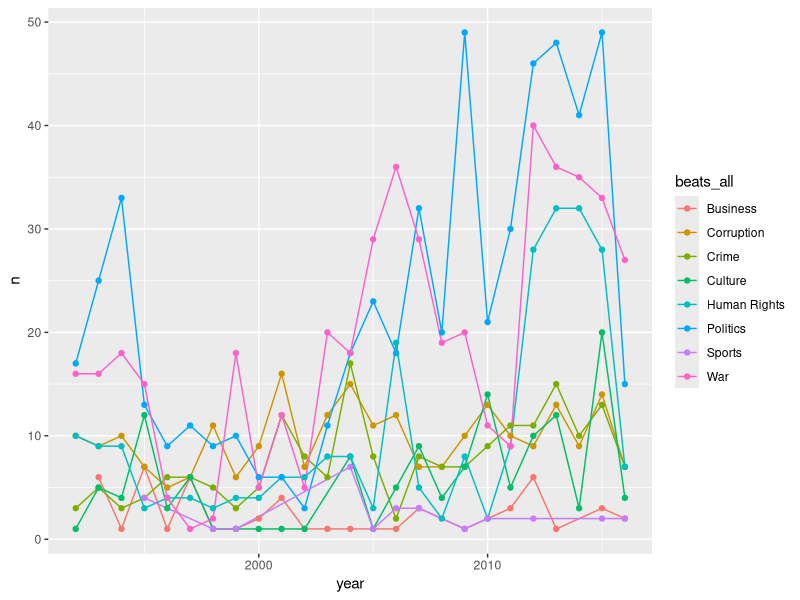
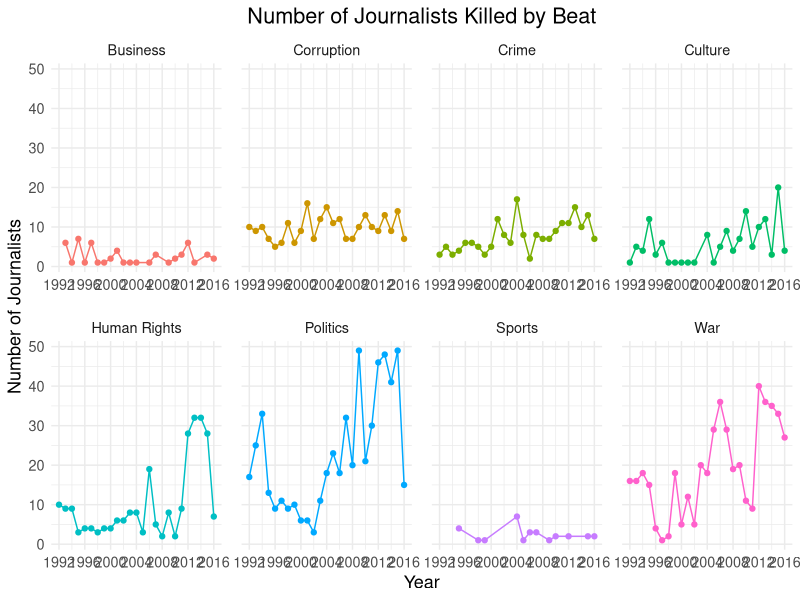

Source code (R) for these figures, in order: (Note: this script raises an error after producing the figures.)
# Class Project: Group Data Carpentry & Visualization Project
# Yujin Kim & Kelsey Whipple

library(tidyverse)
library(ggplot2)
library(mapproj)

death <- read.csv("cpj.csv")
str(death)

colnames(death)
summary(death)

#' Data have many problems... 
#'a) date formats are mixed
#'b) coverage is a mess.. because it has multiple coverage in one column

df <- death %>% select(Date, Organization,Country_killed, Nationality, Coverage)
head(df)
str(df)

colnames(df) <- c("date","organization","country_killed","nationality","beat")

# a) trimming date; we need only year 
summary(df$date)

# first, we tried a) as.Date() transform and extract years only, and b) use regular expression and detect 4 digits => both failed 
# remove all (special) characters except for(^) Alphabet, numbers, and space
df$date_clean <- str_replace_all(df$date, "[[^a-zA-Z0-9 ]]", "")

# function to find out substring of the last 4 digit
substrRight <- function(x, n){
  substr(x, nchar(x)-n+1, nchar(x))
}

# extract year (the last 4 digits from the right) 
df$year <- substrRight(as.character(df$date_clean), 4)
df$year <- as.integer(df$year) # transform into integers (characters automatically into NAs)
summary(df$year)


# b) make a tidy 'beat' (coverage)
summary(df$beat)

# maximum beats in one column --> 7

split_beat <- strsplit(as.character(df$beat), ", ", fixed = TRUE)

# create each column containing one beat

for (i in 1:7) {
  n <- sapply(split_beat, "[", i)
  df[,paste0("b",i)] <- n
}

b8 <- sapply(split_beat, "[", 8) # in case of omission
unique(b8) # NA

# create long format with beats + country_killed by year
beats_long <- df %>% gather(key, value = "beats_all" ,8:14) 

long <- beats_long %>% select(year, beats_all, country_killed)

# select only beats with year
year_beats <- long %>% group_by(year) %>% count(beats_all) %>% na.omit()

# # of Journalist killed by coverages (One journalist can cover multiple items)
ggplot(year_beats, aes(x=year, y=n, color=beats_all)) + geom_line() +  geom_point()

ggplot(year_beats, aes(x=year, y=n, color=beats_all)) + geom_line() +  geom_point() + 
  facet_wrap(~beats_all, ncol=4, scales='free_x') +
  ggtitle("Number of Journalists Killed by Beat") +
  xlab("Year") +
  ylab("Number of Journalists") +
  theme_minimal() +
  theme(legend.position="none", text = element_text(size=13), panel.spacing = unit(1, "lines")) +
  scale_x_continuous(limits=c(1992,2016), breaks=c(1992,1996,2000,2004,2008,2012,2016)) + 
  theme(plot.title = element_text(hjust = 0.5))

# area chart
year_beats <- year_beats[order(year_beats$beats_all, decreasing=T) , ]
year_beats <- year_beats %>% group_by(year) %>% arrange(desc(beats_all))

unique(year_beats$beats_all)

year_beats %>% group_by(beats_all) %>% tally() %>% arrange(-nn) %>% .$beats_all -> blah
year_beats$beats_all <- factor(year_beats$beats_all, levels=blah)
str(year_beats$beats_all)

ggplot(year_beats, aes(x=year, y=n, fill=beats_all)) + geom_area() +
  ggtitle("Number of Journalists Killed by Beat") +
  xlab("Year") +
  ylab("Number of Journalists") +
  theme_minimal() +
  theme(text = element_text(size=13), panel.spacing = unit(1, "lines")) +
  scale_x_continuous(limits=c(1992,2016), breaks=c(1992,1996,2000,2004,2008,2012,2016)) +
  theme(plot.title = element_text(hjust = 0.5))



# select only countries with year 
year_country <- long %>% group_by(year) %>% count(country_killed) %>% na.omit()

ggplot(year_country, aes(x=year, y=n, color=country_killed)) + geom_line() +  geom_point()

# filter blank cells in countries & less than 10 death in a country
year_country_10 <- year_country %>% filter(country_killed != "") %>% filter(n >= 10)

ggplot(year_country_10, aes(x=year, y=n, color=country_killed)) + geom_line() + geom_point() +
  theme_minimal() 

# still hard to see. filter n >= 20, 40 countries

year_country_20 <- year_country %>% filter(country_killed != "") %>% filter(n >= 20)

ggplot(year_country_20, aes(x=year, y=n, color=country_killed)) + geom_line() + geom_point() +
  facet_wrap(~country_killed) +
  theme_minimal() +
  theme(legend.position="none") +
  scale_x_continuous(limits=c(1992,2016), breaks=c(1992,2000,2008,2016))

# line graphs are probably not a good plot for countries;



# world map for country_killed and nationality; aggregated by country? 
summary(df$nationality)
summary(df$country_killed)

# summarize # of journalists by country_killed  (cumulative death between 1992-2016)

df_country_killed <- df %>% select(country_killed, year) %>% group_by(country_killed) %>% count(country_killed) %>% filter(country_killed != "") %>% na.omit() 

# plot # of journalists by country_killed on the map 

worlddata <- map_data('world')
worlddata %>% filter(region != "Antarctica") -> worlddata # exclude Antarctica
#worlddata_noislands <- dplyr::filter(worlddata, !grepl('Islands', region))

p <- ggplot()
p <- p + geom_map(data=worlddata, map=worlddata,
                  aes(x=long, y=lat, group=group, map_id=region),
                  fill="white", colour="#7f7f7f", size=0.5)

# world map for country_killed 
p <- p + geom_map(data=df_country_killed, map=worlddata,
                  aes(fill=n, map_id=country_killed),
                  colour="#7f7f7f", size=0.5)
p

p <- p + scale_fill_continuous(low="thistle2", high="darkred", 
                               guide="colorbar")
p <- p + scale_y_continuous(breaks=c())
p <- p + scale_x_continuous(breaks=c())
p <- p + labs(fill="Number of \nJournalists Killed", title="Journalists Killed by Location", x="", y="")
p <- p + theme_bw()
p <- p + theme(panel.border = element_blank(), legend.position="bottom")
p <- p + theme(plot.title = element_text(hjust = 0.5))

#p <- p + coord_map("polyconic")
p

# make the title center?

# summarize # of journalists by nationality  (cumulative death between 1992-2016)

df_nationality <- df %>% select(nationality, year) %>% group_by(nationality) %>% count(nationality) %>% filter(nationality != "") %>% na.omit() 

# plot # of journalists by nationality on the map 

worlddata <- map_data('world')
worlddata %>% filter(region != "Antarctica") -> worlddata # exclude Antarctica
#worlddata_noislands <- dplyr::filter(worlddata, !grepl('Islands', region))

q <- ggplot()
q <- q + geom_map(data=worlddata, map=worlddata,
                  aes(x=long, y=lat, group=group, map_id=region),
                  fill="white", colour="#7f7f7f", size=0.5)
q

# world map for country_killed 
q <- q + geom_map(data=df_nationality, map=worlddata,
                  aes(fill=n, map_id=nationality),
                  colour="#7f7f7f", size=0.5)

q

q <- q + scale_fill_continuous(low="lightskyblue", high="navy", 
                               guide="colorbar")
q <- q + scale_y_continuous(breaks=c())
q <- q + scale_x_continuous(breaks=c())
q <- q + labs(fill="Number of \nJournalists Killed", title="Journalists Killed by Nationality", x="", y="")
q <- q + theme_bw()
q <- q + theme(panel.border = element_blank(), legend.position="bottom")
q <- q + theme(plot.title = element_text(hjust = 0.5))
#q <- q + coord_map("polyconic")
q

require(gridExtra)
grid.arrange(p, q, ncol=2)
